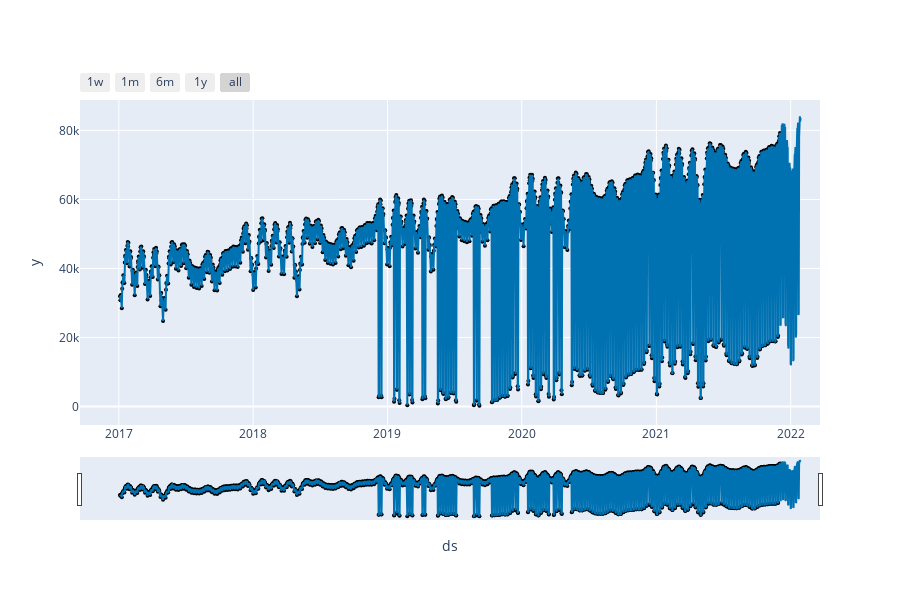

The notebook cell saved with this chart:
### Code cell
fig = plot_plotly(m, forecast)
plot_plotly(m, forecast)

### Figure 1 — Plotly figure (JSON) as saved in the notebook; plotly's stock layout.template omitted (floating-point values rounded to 4 significant figures; data arrays with more than 128 entries replaced by an {"elided": "..."} marker saying what was removed)
{"data": [{"marker": {"color": "black", "size": 4}, "mode": "markers", "name": "Actual", "type": "scatter", "x": {"elided": "1534 str values"}, "y": {"elided": "1534 float values"}}, {"hoverinfo": "skip", "line": {"width": 0}, "mode": "lines", "type": "scatter", "x": {"elided": "1590 str values"}, "y": {"elided": "1590 float values"}}, {"fill": "tonexty", "fillcolor": "rgba(0, 114, 178, 0.2)", "line": {"color": "#0072B2", "width": 2}, "mode": "lines", "name": "Predicted", "type": "scatter", "x": {"elided": "1590 str values"}, "y": {"elided": "1590 float values"}}, {"fill": "tonexty", "fillcolor": "rgba(0, 114, 178, 0.2)", "hoverinfo": "skip", "line": {"width": 0}, "mode": "lines", "type": "scatter", "x": {"elided": "1590 str values"}, "y": {"elided": "1590 float values"}}], "layout": {"height": 600, "showlegend": false, "width": 900, "xaxis": {"rangeselector": {"buttons": [{"count": 7, "label": "1w", "step": "day", "stepmode": "backward"}, {"count": 1, "label": "1m", "step": "month", "stepmode": "backward"}, {"count": 6, "label": "6m", "step": "month", "stepmode": "backward"}, {"count": 1, "label": "1y", "step": "year", "stepmode": "backward"}, {"step": "all"}]}, "rangeslider": {"visible": true}, "title": {"text": "ds"}, "type": "date"}, "yaxis": {"title": {"text": "y"}}}}
